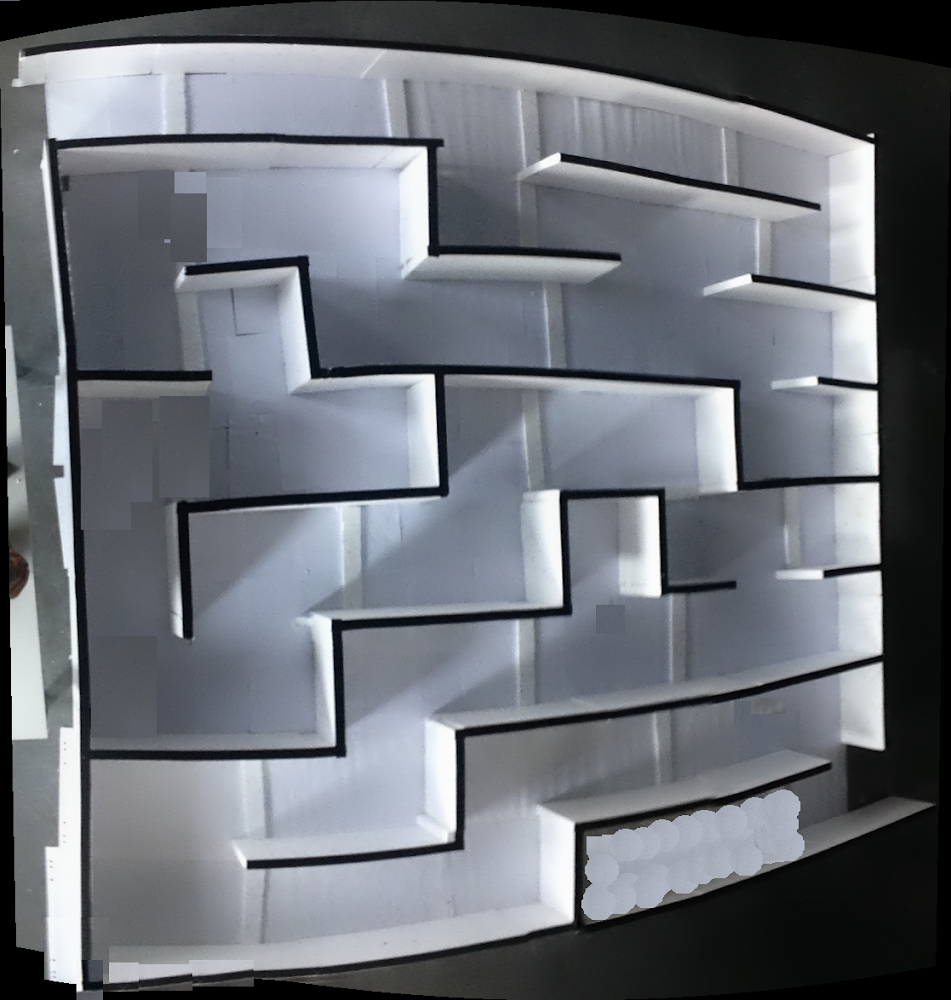
#> input picture 1.png, 951 x 1000 px
$ python BreadthSearch.py
#> lines starting #> are read from the running program, lines starting #| are printed output that depends on the picture; after the words box and inside, x2 and y2 are one past the last pixel; in counts of white or black regions, pixels touching at a corner belong together
import cv2
import numpy as np


img = cv2.imread("1.png" , 0)
#> img: shape (1000, 951); min 0, max 255, mean 110.6

print(len(img[0]), len(img[1]),img.shape)
#| 951 951 (1000, 951)
#gray = cv2.cvtColor(img,cv2.COLOR_BGR2GRAY)


thn = cv2.ximgproc.thinning(img,None,cv2.ximgproc.THINNING_ZHANGSUEN)
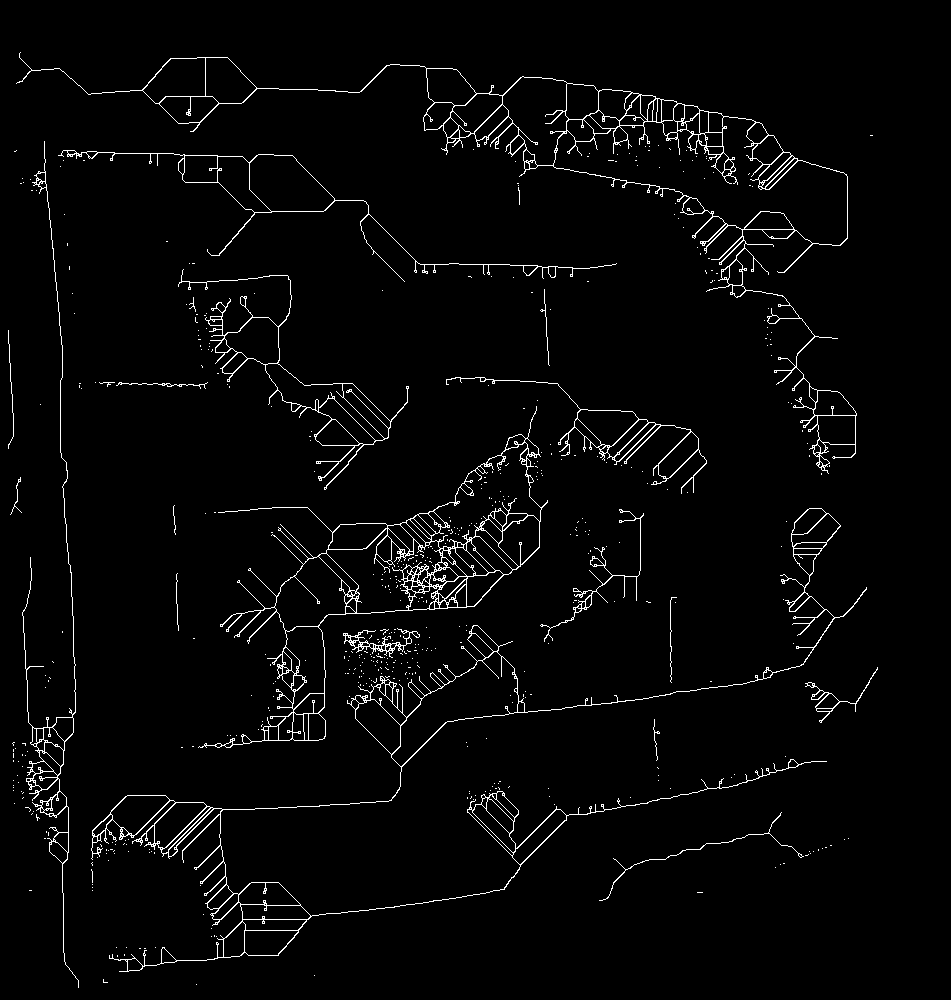
#> thn: shape (1000, 951); 2.7% white in thin lines or dots, all inside (x1, y1, x2, y2) = (8, 52, 878, 988)


cv2.imshow("omer",thn)
cv2.waitKey(0)


# [280 lines left out: functions birlestir, sıralıSonuc, sıralıArama, komsuluk, dugumNoktalari, dugumFiltre, not called in this run]

$ run again, with 6.png copied over 1.png
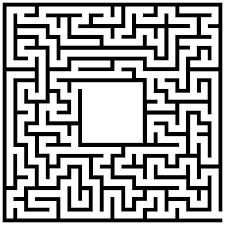
#> input picture 6.png, 225 x 225 px
#> img is the input picture: shape (225, 225); min 0, max 255, mean 167.9
#| 225 225 (225, 225)
#> `thn = cv2.ximgproc.thinning(img,None,cv2.ximgproc.THINNING_ZHANGSUEN)`:
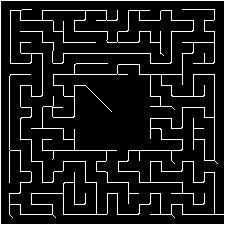
#> thn: shape (225, 225); 9.5% white in thin lines or dots
